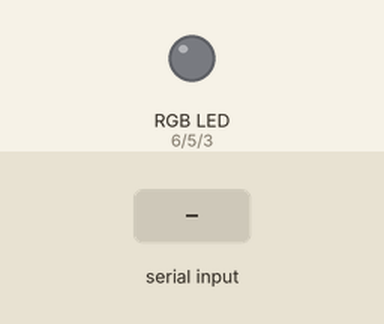
Simulated run of this sketch. Board: Arduino Uno, built with avr-gcc and run on an emulated ATmega328P. Shown: an RGB LED mixed from three pins (HIGH = lit). The inputs (shaded band) are chosen by the test bench. Dim RGB values are drawn brighter than linear; random numbers use the default seed unless the sketch sets one.

Above: at 1.2 s.
1.3 s: byte 30 received over Serial
At 1.8 s:
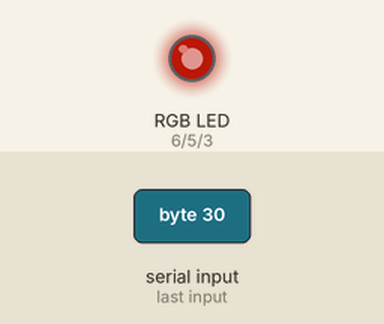
2.8 s: byte 90 received over Serial
At 4.0 s:
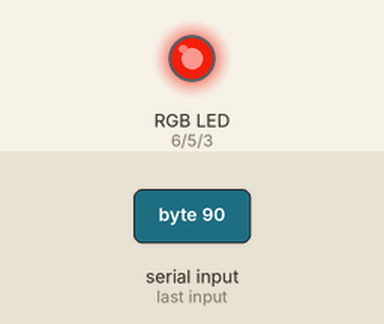
4.3 s: byte 120 received over Serial
At 5.4 s:
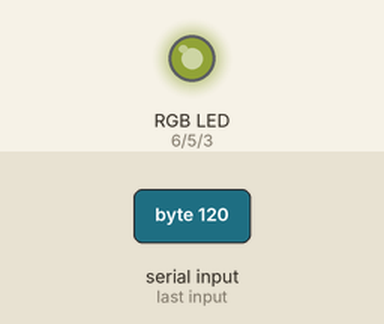
Timing chart, 0 to 7.3 s (numbered marks = the images above; inputs shaded):
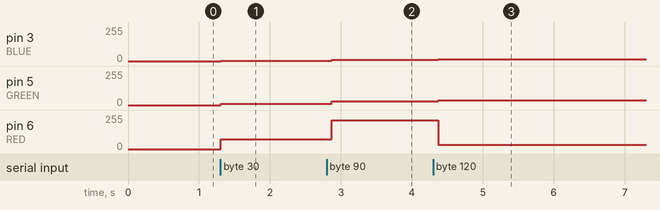

The sketch:

RGB_LED.ino
```cpp
#define BLUE 3
#define GREEN 5
#define RED 6

void setup()
{
pinMode(RED, OUTPUT);
pinMode(GREEN, OUTPUT);
pinMode(BLUE, OUTPUT);
Serial.begin(9600);
}

// define variables
int redValue;
int greenValue;
int blueValue;

// main loop
void loop()
{
//analogWrite(RED, 240);
//analogWrite(GREEN, 30);
//analogWrite(BLUE, 10);
//delay(1000);
//analogWrite(RED, 24);
//analogWrite(GREEN, 3);
//analogWrite(BLUE, 1);
//delay(1000);
  if(Serial.available() > 0){
    int out=Serial.read();
    analogWrite(RED, int(2.4*out));
    analogWrite(GREEN, int(0.3*out));
    analogWrite(BLUE, int(0.1*out));
  }
delay(random(100));
}
```

Measured:
- after the input at 1.3 s, pin 3 (BLUE): 0/255 → 3/255 at once; pin 5 (GREEN): 0/255 → 9/255 at once; pin 6 (RED): 0/255 → 72/255 at once
- after the input at 2.8 s, pin 3 (BLUE): 3/255 → 9/255 after 0.07 s; pin 5 (GREEN): 9/255 → 27/255 after 0.07 s; pin 6 (RED): 72/255 → 216/255 after 0.07 s
- after the input at 4.3 s, pin 3 (BLUE): 9/255 → 12/255 after 0.07 s; pin 5 (GREEN): 27/255 → 36/255 after 0.07 s; pin 6 (RED): 216/255 → 32/255 after 0.07 s
